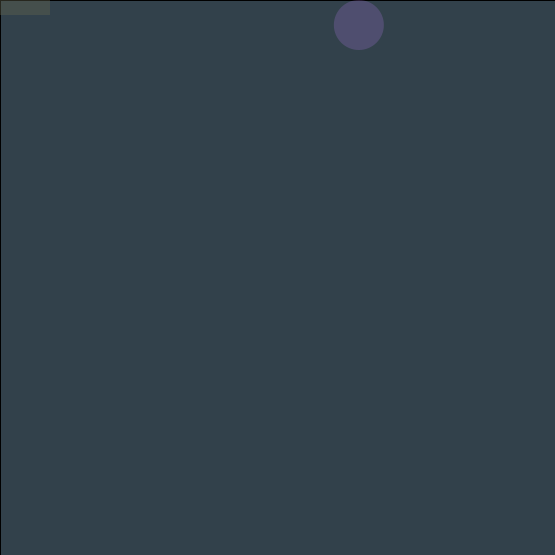
Frame 1 (no input)
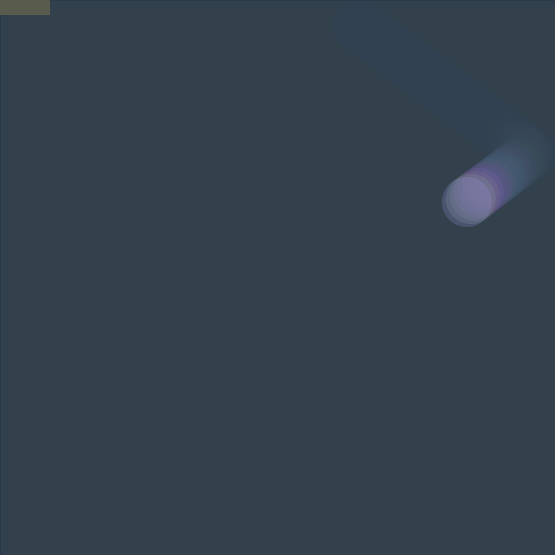
Frame 60 (the mouse pressed at the canvas centre just before this capture)
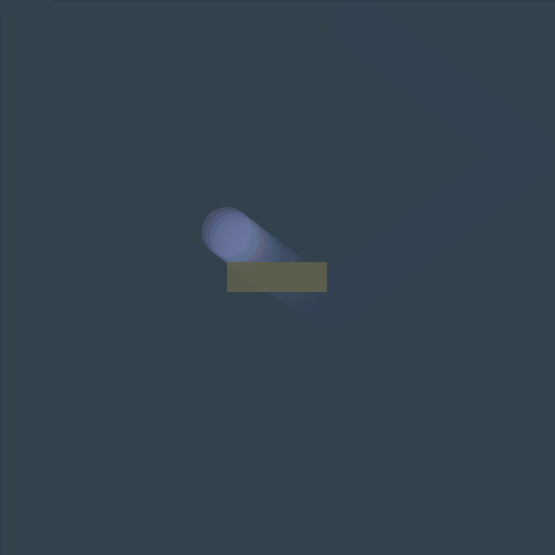
Frame 120 (the mouse held since frame 60 and released just before this capture)

The Processing sketch that drew these frames (run headless with seeded random() and noise(); from frame 60 on, the mouse is pressed at the canvas centre):

// Processing sketch: processing_111221
// ── processing_111221.pde

float speedX=4;
float speedY=3;
float  diameter=50;
float distanceX= random(0, 555);
float distanceY=diameter/2;

int paddlewidth = 100;
int paddleheight = 30;

int directionX = 1;
int directionY = 1;

float speedA=4;
float speedB=3;
//float  diameter=50;
float distanceA= diameter/2;
float distanceB=random(0, 555);

int directionA = 1;
int directionB = 1;

void setup() {
  size( 555, 555);
  background( 50, 65, 75);
  fill (50, 65, 75);
}

void draw () {
  //fill (50, 0);
  fill (50, 65, 75, 33);
  rectMode(CORNER);
  rect(0, 0, width, height);
  //background( 50, 65, 75);
  noStroke();
  fill (random(100, 190), random(100, 200), random(155, 255), 55);
  ellipse (distanceX, distanceY, diameter, diameter);
  distanceX += speedX*directionX;
  distanceY += speedY*directionY;

  fill (100, 99, 77, 100);
  rectMode(CENTER);
  rect(mouseX, mouseY, paddlewidth, paddleheight);

  if (distanceX > height -diameter/2) 
  { 
    directionX = -1;
  }

  else if (distanceX <0 + diameter/2) {
    directionX = 1;
  }

  if (distanceY > width -diameter/2) 
  { 
    directionY = -1;
  }

  else if (distanceY <0 + diameter/2) {
    directionY = 1;
  }

//if (distanceX == mouseX - .5*paddlewidth);

  if ((distanceY >= mouseY- .5*paddlewidth) && (distanceX <= mouseY + .5*paddlewidth)) {
    println(distanceY);
    
      //directionY = -1 ;
    directionY= -1;
    println(directionX);
  }  

//  if ((distanceX >= mouseX - .5*paddlewidth) && (distanceX <= mouseX + .5*paddlewidth)) {
//    if ((distanceY >= mouseY - .5*paddleheight) && (distanceY <= mouseY + .5*paddleheight))  //paddle bounce
//    {
//      directionY = -1 ;
//    }
//    directionX= -1;
//  }  
}

  //paddle bouncehttp: //drdoane.com/thinking-through-a-basic-pong-game-in-processing/


  // == does it equal

  // ++ will dosomething if to things are true

  //  ||

  //  &&
